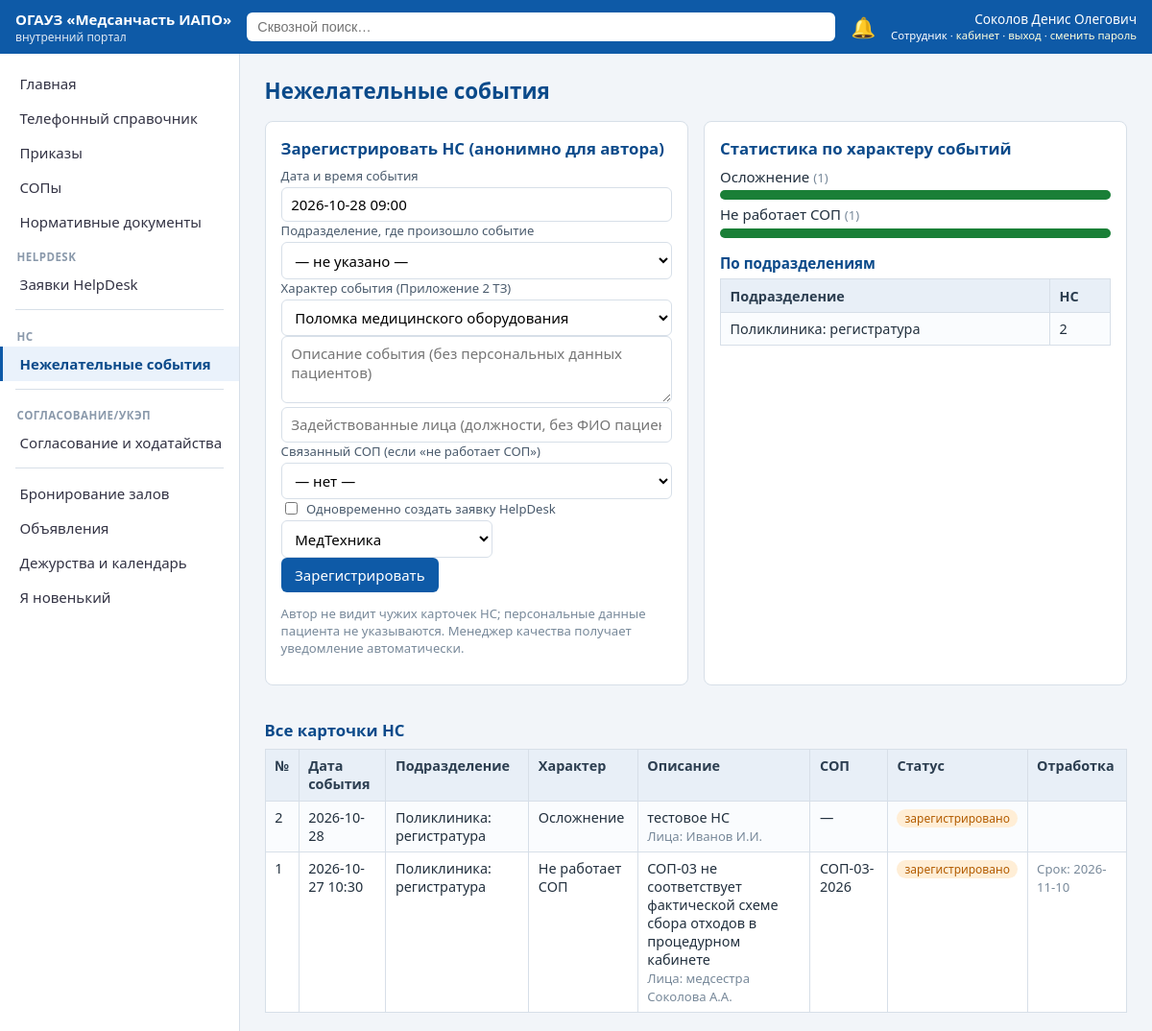
The app's page /ns (signed in) with its own data.
### tables this page shows
CREATE TABLE users(
  id INTEGER PRIMARY KEY, fio TEXT, dept_id INTEGER REFERENCES departments(id),
  position TEXT, email TEXT, role_key TEXT REFERENCES roles(key),
  username TEXT UNIQUE, pw_hash TEXT, salt TEXT, must_change_pw INTEGER DEFAULT 0,
  active INTEGER DEFAULT 1, birth_month_day TEXT);

CREATE TABLE ns_event(
  id INTEGER PRIMARY KEY, event_date TEXT, dept_id INTEGER REFERENCES departments(id),
  character TEXT, description TEXT, persons TEXT, sop_id INTEGER REFERENCES sop(id),
  author_id INTEGER REFERENCES users(id), responsible_id INTEGER REFERENCES users(id),
  due_date TEXT, conclusion TEXT, measures TEXT,
  status TEXT DEFAULT 'registered', created_at TEXT, linked_ticket_id INTEGER);

CREATE TABLE departments(id INTEGER PRIMARY KEY, block_id INTEGER REFERENCES blocks(id), name TEXT);

CREATE TABLE sop(id INTEGER PRIMARY KEY, code TEXT, title TEXT, version TEXT,
  effective_date TEXT, mandatory_read INTEGER DEFAULT 1, body TEXT);

### app.py (the view)
@app.get("/ns", response_class=HTMLResponse)
def ns_list(request: Request):
    u = current_user(request)
    if not u:
        return RedirectResponse("/login", status_code=302)
    con = get_db()
    rows = con.execute("""SELECT n.*, d.name dept_name, a.fio author_fio, s.code sop_code FROM ns_event n
                          LEFT JOIN departments d ON d.id=n.dept_id LEFT JOIN users a ON a.id=n.author_id
                          LEFT JOIN sop s ON s.id=n.sop_id ORDER BY n.created_at DESC""").fetchall()
    mine = con.execute("SELECT * FROM ns_event WHERE author_id=? ORDER BY created_at DESC", (u["id"],)).fetchall()
    stats = con.execute("SELECT character, COUNT(*) c FROM ns_event GROUP BY character ORDER BY c DESC").fetchall()
    by_dept = con.execute("""SELECT d.name, COUNT(*) c FROM ns_event n JOIN departments d ON d.id=n.dept_id GROUP BY d.name""").fetchall()
    sops = con.execute("SELECT * FROM sop ORDER BY title").fetchall()
    chars = NS_CHARACTERS; hints = NS_SEGMENT_HINT
    is_quality = u["role_key"] in ("quality", "admin", "chief")
    depts = con.execute("SELECT id,name FROM departments ORDER BY name").fetchall()
    users_q = con.execute("SELECT id,fio FROM users WHERE active=1 ORDER BY fio").fetchall()
    con.close()
    return ctx(request, rows=rows, mine=mine, stats=stats, by_dept=by_dept, sops=sops, chars=chars, hints=hints,
               is_quality=is_quality, depts=depts, all_users=users_q, hd_cats=HD_CATEGORIES, seg_titles=SEG_TITLES,
               statuses={"registered": "зарегистрировано", "processing": "в отработке",
                                                "closed": "закрыто"}, template="ns.html", section="Нежелательные события")

### templates/ns.html (shortened to what this page needs)
{% extends "base.html" %}
{% block body %}
<div class="grid">
  <div class="card">
    <h2 style="margin-top:0">Зарегистрировать НС (анонимно для автора)</h2>
    <form method="post" action="/ns/new">
      <div class="frow"><div style="flex:1"><label>Дата и время события</label>
        <input type="text" name="event_date" value="{{ today }} 09:00" required></div>
      <div style="flex:2"><label>Подразделение, где произошло событие</label>
        <select name="dept_id"><option value="0">— не указано —</option>
        {% for d in depts %}<option value="{{ d['id'] }}">{{ d['name'] }}</option>{% endfor %}</select></div></div>
      <div class="frow"><div style="flex:1"><label>Характер события (Приложение 2 ТЗ)</label>
        <select name="character" id="char" onchange="hintSeg()">
        {% for c in chars %}<option>{{ c }}</option>{% endfor %}</select></div></div>
      <div class="frow"><textarea name="description" placeholder="Описание события (без персональных данных пациентов)" required></textarea></div>
      <div class="frow"><input type="text" name="persons" placeholder="Задействованные лица (должности, без ФИО пациентов)"></div>
      <div class="frow"><div style="flex:1"><label>Связанный СОП (если «не работает СОП»)</label>
        <select name="sop_id"><option value="0">— нет —</option>
        {% for s in sops %}<option value="{{ s['id'] }}">{{ s['code'] }} · {{ s['title'] }}</option>{% endfor %}</select></div></div>
      <div class="frow">
        <label style="display:flex;align-items:center;gap:.4rem;width:auto">
          <input type="checkbox" name="make_ticket" value="yes" style="width:auto"> Одновременно создать заявку HelpDesk</label>
        <select name="ticket_segment" id="seg" style="max-width:220px">
          {% for k, t in seg_titles.items() %}<option value="{{ k }}">{{ t }}</option>{% endfor %}</select></div>
      <button>Зарегистрировать</button>
    </form>
    <p class="muted">Автор не видит чужих карточек НС; персональные данные пациента не указываются. Менеджер качества получает уведомление автоматически.</p>
  </div>
  <div class="card">
    <h2 style="margin-top:0">Статистика по характеру событий</h2>
    {% set total = stats|sum(attribute='c') %}
    {% for s in stats %}
      <p style="margin:.3rem 0">{{ s['character'] }} <span class="muted">({{ s['c'] }})</span></p>
      <div class="bar"><i style="width={{ (100 * s['c'] / total)|round }}%"></i></div>
    {% else %}<p class="muted">Нет зарегистрированных НС.</p>{% endfor %}
    <h3>По подразделениям</h3>
    <table><tr><th>Подразделение</th><th>НС</th></tr>
    {% for b in by_dept %}<tr><td>{{ b['name'] }}</td><td>{{ b['c'] }}</td></tr>{% endfor %}</table>
  </div>
</div>
<h2>Все карточки НС</h2>
<table><tr><th>№</th><th>Дата события</th><th>Подразделение</th><th>Характер</th><th>Описание</th><th>СОП</th><th>Статус</th><th>Отработка</th></tr>
{% for n in rows %}
<tr><td>{{ n['id'] }}</td><td>{{ n['event_date'] }}</td><td>{{ n['dept_name'] or '—' }}</td>
<td>{{ n['character'] }}</td><td>{{ n['description'] }}{% if n['persons'] %}<br><span class="muted">Лица: {{ n['persons'] }}</span>{% endif %}</td>
<td>{{ n['sop_code'] or '—' }}</td>
<td><span class="tag {{ {'registered':'orange','processing':'','closed':'green'}[n['status']] }}">{{ statuses[n['status']] }}</span></td>
<td>{% if n['conclusion'] %}<b>Вывод:</b> {{ n['conclusion'] }}<br>{% endif %}
    {% if n['due_date'] %}<span class="muted">Срок: {{ n['due_date'] }}</span>{% endif %}
    {% if n['linked_ticket_id'] %}<a href="/helpdesk">заявка #{{ n['linked_ticket_id'] }}</a>{% endif %}</td></tr>
{% endfor %}</table>
{% endblock %}

### templates/base.html (shortened to what this page needs)
<!doctype html>
<html lang="ru">
<head>
<link rel="stylesheet" href="/static/style.css">
</head>
<body>
{% if user %}
<header class="topbar">
  <div class="brand"><a href="/" style="color:#fff;text-decoration:none">ОГАУЗ «Медсанчасть&nbsp;ИАПО»</a> <span>внутренний портал</span></div>
  <form action="/search" method="get" class="searchbox">
    <input name="q" placeholder="Сквозной поиск…" value="{{ q or '' }}">
  </form>
  <a class="bell" href="/notifications" title="Уведомления">🔔{% if unread %}<span class="badge">{{ unread }}</span>{% endif %}</a>
  <div class="who">{{ user['fio'] }}<br><small>{{ role_names.get(user['role_key'], user['role_key']) }} · <a href="/dashboard">кабинет</a> · <a href="/logout">выход</a> · <a href="/change-password">сменить пароль</a></small></div>
</header>
<div class="layout">
  <nav class="side" id="side">
    {% set rv = role_vis.get(user['role_key'], []) %}
    {% set ns_ = namespace(group="") %}
    {% for need_role, title, url in menu %}
      {% set allowed = (need_role == "") or ('*' in rv) or (need_role in rv) %}
      {% if allowed %}
        {% if need_role != ns_.group %}
          {% if ns_.group %}<div class="navsep"></div>{% endif %}
          {% set ns_.group = need_role %}
          {% if need_role %}<div class="navgroup">{{ need_role }}</div>{% endif %}
        {% endif %}
        <a href="{{ url }}" class="{{ 'active' if request.url.path == url }}">{{ title }}</a>
      {% endif %}
    {% endfor %}
  </nav>
  <main class="content">
    <h1>{{ section }}</h1>
    {% block body %}{% endblock %}
  </main>
</div>
{% else %}
<main style="padding:2rem">{% block anon %}{% endblock %}</main>
{% endif %}
</body>
</html>

### static/style.css (style rules this page uses)
:root { --c1:#0e5aa7;--c2:#0b4a8a;--bg:#f2f5f9;--line:#d7dfe8;--ok:#1a7f37;--warn:#b35c00;--err:#c0392b }
* { box-sizing:border-box }
body { margin:0;font-family:'Segoe UI',Roboto,Arial,sans-serif;background:var(--bg);color:#22303e;font-size:15px }
a { color:var(--c1);text-decoration:none }
.topbar { display:flex;align-items:center;gap:1rem;background:var(--c1);color:#fff;padding:.6rem 1rem;position:sticky;top:0;z-index:10 }
.topbar a { color:#ffd }
.brand { font-weight:600 }
.brand span { display:block;font-weight:400;font-size:.75rem;opacity:.85 }
.searchbox { flex:1;display:flex }
.searchbox input { width:100%;padding:.45rem .7rem;border-radius:6px;border:0;font-size:.9rem }
.bell { position:relative;font-size:1.3rem;text-decoration:none }
.who { font-size:.85rem;text-align:right;line-height:1.2 }
.layout { display:flex;min-height:calc(100vh - 60px) }
.side { width:250px;background:#fff;border-right:1px solid var(--line);padding:.8rem 0;flex-shrink:0 }
.side a { display:block;padding:.5rem 1.1rem;color:#334;border-left:3px solid transparent }
.side a.active { border-left-color:var(--c1);background:#eaf2fb;color:var(--c2);font-weight:600 }
.content { flex:1;padding:1.2rem 1.6rem;max-width:1200px }
h1 { margin:.2rem 0 1rem;font-size:1.4rem;color:var(--c2) }
h2 { font-size:1.05rem;color:var(--c2);margin:1.2rem 0 .5rem }
table { border-collapse:collapse;width:100%;background:#fff;font-size:.9rem }
th,td { border:1px solid var(--line);padding:.45rem .6rem;text-align:left;vertical-align:top }
th { background:#e8eff7;color:#2c3e50 }
tr:nth-child(even) td { background:#fafcfe }
.card { background:#fff;border:1px solid var(--line);border-radius:8px;padding:1rem;margin-bottom:1rem }
.grid { display:grid;grid-template-columns:repeat(auto-fit,minmax(280px,1fr));gap:1rem }
.tag { display:inline-block;padding:1px 8px;border-radius:10px;font-size:.75rem;background:#e2ecf7;color:var(--c2) }
.tag.orange { background:#ffeed6;color:var(--warn) }
input[type=text],input[type=date],input[type=time],input[type=password],input[type=email],select,textarea { padding:.45rem .6rem;border:1px solid var(--line);border-radius:6px;font:inherit;background:#fff;width:100% }
textarea { min-height:70px }
button,.btn { background:var(--c1);color:#fff;border:0;border-radius:6px;padding:.5rem .9rem;font:inherit;cursor:pointer }
.muted { color:#78899a;font-size:.82rem }
.navgroup { padding:.7rem 1.1rem .2rem;font-size:.72rem;text-transform:uppercase;letter-spacing:.04em;color:#8a99ab;font-weight:600 }
.navsep { border-top:1px solid var(--line);margin:.5rem 1rem }
.bar { height:10px;background:#e3e9f0;border-radius:5px;overflow:hidden;min-width:90px }
.bar i { display:block;height:100%;background:var(--ok) }
h3 { font-size:.95rem;color:var(--c2);margin:1rem 0 .4rem }
label { font-size:.82rem;color:#4a5b6d;display:block;margin-bottom:.2rem }

### records on screen
users: fio "Соколов Денис Олегович", get "Сотрудник"
ns_event: character "Осложнение", c "1", {{ (100 * s['c'] / total)|round }} 50.0 (drawn), id "2", event_date "2026-10-28", name "Поликлиника: регистратура", description "тестовое НС", persons "Иванов И.И.", n "—", status "зарегистрировано"
ns_event: character "Не работает СОП", c "1", {{ (100 * s['c'] / total)|round }} 50.0 (drawn), id "1", event_date "2026-10-27 10:30", name "Поликлиника: регистратура", description "СОП-03 не соответствует фактической схеме сбора отходов в процедурном кабинете", persons "медсестра Соколова А.А.", code "СОП-03-2026", status "зарегистрировано", due_date "2026-11-10"

### other values on screen
{{ title }} "Главная" "Телефонный справочник" "Приказы" "СОПы" "Нормативные документы" "Заявки HelpDesk" "Нежелательные события" "Согласование и ходатайства" "Бронирование залов" "Объявления" "Дежурства и календарь" "Я новенький"
{{ need_role }} "HELPDESK" "НС" "СОГЛАСОВАНИЕ/УКЭП"
{{ section }} "Нежелательные события"
{{ b['name'] }} "Поликлиника: регистратура"
{{ b['c'] }} "2"
form field character "Поломка медицинского оборудования"
form field ticket_segment "МедТехника"
